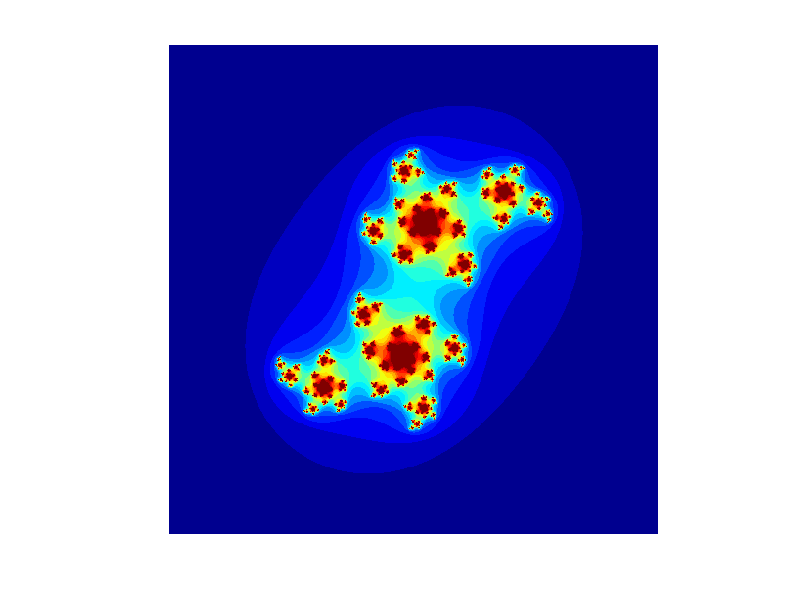

This chart was generated by the following MATLAB code:
function julia

%%% Compute and draw the Julia set

%%% Author: Didier Gonze 
%%% Created: 22/1/2008
%%% Updated: 18/1/2011

clear;
clc;

%%% Parameters

c = 0.2+0.65i;          % complex number (default: 0.2+0.65i)

niter=20;               % number of iterations (default: 20)
th=3;                   % threshold to determine divergence (default: 3)
v=500;                % resolution (<-> number of points to compute) (default: 500)


%%% Initialisation

r = max(abs(c),2);     % radius of the circle beyond which every point diverges

d = linspace(-r,r,v);  % divide the x-axis

Z = ones(v,1)*d+i*(ones(v,1)*d)';   % create the matrix A containing complex numbers

C = zeros(v,v);  % Julia set point matrix


%%% Compute the julia set

for k = 1:niter
    Z = Z.*Z+ones(v,v).*c;
    C = C+(abs(Z)<=r);
end


%%% Figure

figure(1)
clf;

imagesc(C);

colormap(jet);

hold off;
axis equal;
axis off;



